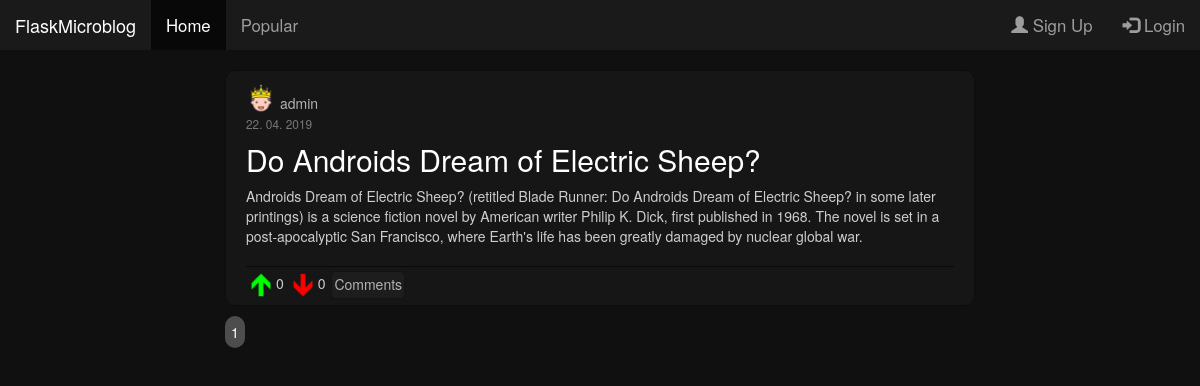
The page /home on the database its author committed.
### flaskapp/models.py (models this page shows, shortened)
class Post(db.Model):
    id = db.Column(db.Integer, primary_key=True)
    title = db.Column(db.String(100), nullable=False)
    date_posted = db.Column(db.DateTime, nullable=False, default=datetime.utcnow)
    content = db.Column(db.Text, nullable=False)
    user_id = db.Column(db.Integer, db.ForeignKey('user.id'), nullable=False)

class User(db.Model, UserMixin):
    id = db.Column(db.Integer, primary_key=True)
    full_name = db.Column(db.String(40), nullable=False, default='Not yet provided')
    username = db.Column(db.String(21), unique=True, nullable=False)
    email = db.Column(db.String(60), unique=True, nullable=False)
    image_file = db.Column(db.String(20), nullable=False,
                           default='default.jpg')
    password = db.Column(db.String(60), nullable=False)
    about = db.Column(db.Text, nullable=False, default='Not yet provided')
    internet_points = db.Column(db.Integer, nullable=False, default=0)
    posts = db.relationship('Post', backref='author', lazy=True)

### flaskapp/routes.py (the view)
@app.route("/")
@app.route("/home")
def home():
    page = request.args.get('page', 1, type=int)
    posts = Post.query.order_by(
        Post.date_posted.desc()).paginate(page=page, per_page=10)
    return render_template('home.html', title='Home', jumbo=False, sidemenu=False, posts=posts)

### flaskapp/templates/home.html (shortened to what this page needs)
{% extends "layout.html" %}
{% block content %}
  {% for post in posts.items %}
      <article class="media post">
        <div class="post-img">
            <img class="article-img" src="{{ url_for('static', filename='images/' + post.author.image_file) }}">
        </div>
        <div class="post-username">
          <a class="" href="{{ url_for('user_info', username=post.author.username) }}">{{ post.author.username }}</a>
        </div>
        <div>
          <small class="text-muted">{{ post.date_posted.strftime('%d. %m. %Y') }}</small>
        </div>
        <div class="post-content">
          <h2><a class="article-title" href="{{ url_for('post', post_id=post.id) }}">{{ post.title }}</a></h2>
          <p class="article-content">{{ post.content }}</p>
        </div>
        <div class="post-links">
          <a href="#"><img class="article-img" src="{{ url_for('static', filename='resources/' + 'arrow-alt-up.png') }}"></a><span>0</span>
          <a href="#"><img class="article-img" src="{{ url_for('static', filename='resources/' + 'arrow-alt-down.png') }}"></a><span>0</span>
          <a href="{{ url_for('post', post_id=post.id) }}" class="btn btn-secondary">Comments</a>
        </div>
      </article>
  {% endfor %}
  <div class="pages-list">
    {% for page_num in posts.iter_pages(left_edge=1, right_edge=1, left_current=2, right_current=3) %}
        {% if page_num %}
          {% if posts.page == page_num %}
            <a class="btn page-current_page" href="{{ url_for('home', page=page_num) }}">{{ page_num }}</a>
          {% else %}
            <a class=" btn page-list-items" href="{{ url_for('home', page=page_num) }}">{{ page_num }}</a>
          {% endif %}
        {% else %}
          ...
        {% endif %}
      {% endfor %}
  </div>
{% endblock content %}

### flaskapp/static/main.css (style rules this page uses)
body { background-color: rgb(16, 16, 16); }
.post { border: solid rgb(12, 12, 12) 1px; color: rgb(206, 206, 206); padding: 20px; margin-top: 10px; margin-bottom: 10px; border-radius: 10px; background-color: rgb(22, 22, 22); padding-top: 12px; padding-bottom: 4px; }
.post-content { padding: 0; margin: 0; border-bottom: solid rgb(10, 10, 10) 1px; margin-bottom: 2px; margin-top: -10px; padding-bottom: 10px; }
.post img { height: 30px; width: 30px; border-radius: 100px; margin: 0; padding: 0; }
.post-img { display: inline-block; vertical-align: bottom; }
.post-username { display: inline-block; color: orangered; }
.post-username a { color: rgb(179, 179, 179); }
.post .btn { color: rgb(179, 179, 179); background-color: rgb(29, 29, 29); padding: 2px; padding-bottom: 4px; margin: 2px; vertical-align: center; border: rgb(19, 19, 19) solid 1px; border-radius: 5px; }
.article-title { color: white; text-decoration: none; }
.page-current_page { text-decoration: none; color: white; padding: 5px; background-color: rgb(77, 77, 77); border-radius: 100px; }
.pages-list { margin-bottom: 10px; }

### rows shown on the page
Post: image_file (picture), author.username "admin", date_posted "22. 04. 2019", title "Do Androids Dream of Electric Sheep?", content "Androids Dream of Electric Sheep? (retitled Blade Runner: Do Androids Dream of Electric Sheep? in some later printings) is a science fiction novel by American writer Philip K. Dick, first published in 1968. The novel is set in a post-apocalyptic San Francisco, where Earth's life has been greatly damaged by nuclear global war."

### other values the page prints
{{ page_num }} "1"
